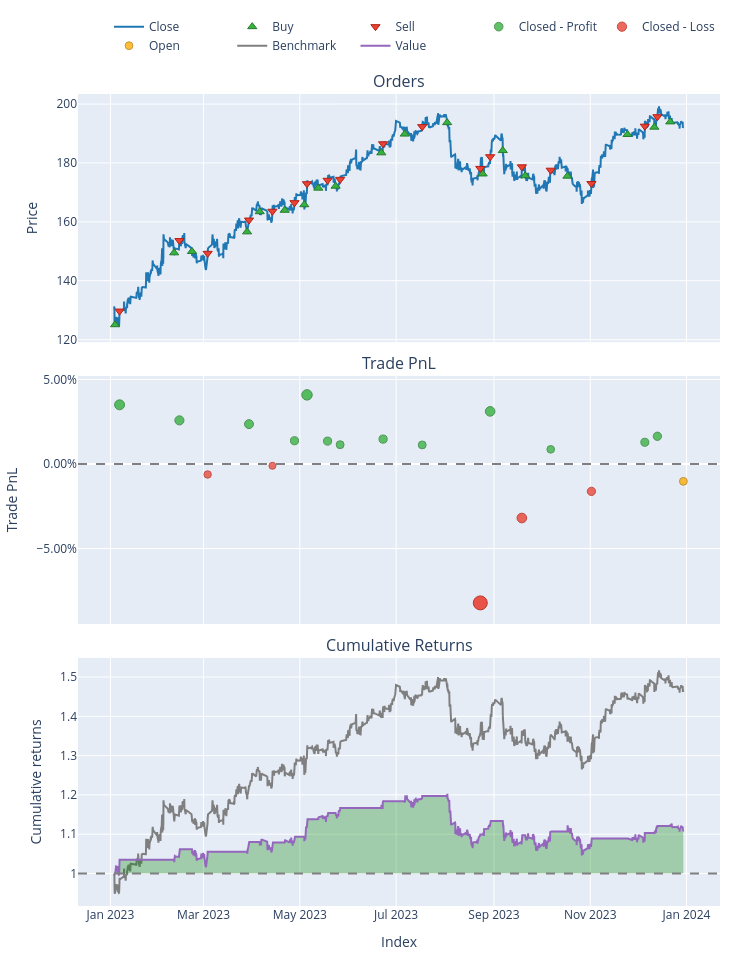

This figure's notebook cell:
### Code cell
# Single Case RSI
rsi_values = talib.RSI(df['Close'].values, timeperiod=14) 

# Define the signals based on continuous logic:
signals= np.where(rsi_values < 30, 1, 0) 
signals= np.where(rsi_values > 70, -1, signals)

entries = signals == 1
exits = signals == -1

pf = vbt.Portfolio.from_signals(
    close = df['Close'],
    entries=entries,
    exits=exits,
    init_cash=10000,
    fees=0.001,
    slippage=0.001
)
print(pf.total_return())
pf.plot().show()

### Figure 1 — Plotly figure (JSON) as saved in the notebook; plotly's stock layout.template omitted (floating-point values rounded to 4 significant figures; data arrays with more than 128 entries replaced by an {"elided": "..."} marker saying what was removed)
{"data": [{"legendgroup": "0", "line": {"color": "#1f77b4"}, "name": "Close", "showlegend": true, "type": "scatter", "uid": "7debd772-f009-470d-8a6c-efadd38d8a30", "x": {"elided": "3954 str values"}, "xaxis": "x", "y": {"elided": "3954 float values"}, "yaxis": "y"}, {"customdata": [[0, 79.87, 9.99], [2, 69.17, 10.34], [4, 70.73, 10.61], [6, 67.31, 10.54], [8, 66.01, 10.79], [10, 65.74, 10.78], [12, 65.89, 10.93], [14, 66.33, 11.37], [16, 66.97, 11.53], [18, 63.55, 11.66], [20, 62.33, 11.83], [22, 61.77, 11.96], [24, 62.3, 10.98], [26, 61.47, 11.32], [28, 62.4, 10.96], [30, 62.99, 11.06], [32, 57.35, 10.88], [34, 57.34, 11.02], [36, 57.74, 11.2]], "hovertemplate": "Order Id: %{customdata[0]}<br>Timestamp: %{x}<br>Price: %{y}<br>Size: %{customdata[1]:.6f}<br>Fees: %{customdata[2]:.6f}", "legendgroup": "1", "marker": {"color": "#37B13F", "line": {"color": "rgb(38,123,44)", "width": 1}, "size": 8, "symbol": "triangle-up"}, "mode": "markers", "name": "Buy", "type": "scatter", "uid": "b332939f-eabb-46b0-a2d4-7d07070a19fd", "x": ["2023-01-03T23:00:00+00:00", "2023-02-10T09:00:00+00:00", "2023-02-21T16:00:00+00:00", "2023-03-28T14:00:00+00:00", "2023-04-05T14:00:00+00:00", "2023-04-21T10:00:00+00:00", "2023-05-03T20:00:00+00:00", "2023-05-12T17:00:00+00:00", "2023-05-23T16:00:00+00:00", "2023-06-21T15:00:00+00:00", "2023-07-06T12:00:00+00:00", "2023-08-02T08:00:00+00:00", "2023-08-24T20:00:00+00:00", "2023-09-06T14:00:00+00:00", "2023-09-20T19:00:00+00:00", "2023-10-17T13:00:00+00:00", "2023-11-24T15:00:00+00:00", "2023-12-11T15:00:00+00:00", "2023-12-21T17:00:00+00:00"], "xaxis": "x", "y": [125.1, 149.5, 149.9, 156.6, 163.5, 163.9, 165.8, 171.5, 172.1, 183.4, 189.8, 193.7, 176.3, 184.2, 175.7, 175.5, 189.7, 192.2, 193.9], "yaxis": "y"}, {"customdata": [[1, 79.87, 10.36], [3, 69.17, 10.63], [5, 70.73, 10.56], [7, 67.31, 10.81], [9, 66.01, 10.8], [11, 65.74, 10.95], [13, 65.89, 11.39], [15, 66.33, 11.55], [17, 66.97, 11.68], [19, 63.55, 11.85], [21, 62.33, 11.99], [23, 61.77, 11.0], [25, 62.3, 11.35], [27, 61.47, 10.98], [29, 62.4, 11.08], [31, 62.99, 10.9], [33, 57.35, 11.04], [35, 57.34, 11.22]], "hovertemplate": "Order Id: %{customdata[0]}<br>Timestamp: %{x}<br>Price: %{y}<br>Size: %{customdata[1]:.6f}<br>Fees: %{customdata[2]:.6f}", "legendgroup": "2", "marker": {"color": "#EA4335", "line": {"color": "rgb(181,31,18)", "width": 1}, "size": 8, "symbol": "triangle-down"}, "mode": "markers", "name": "Sell", "type": "scatter", "uid": "f1b01800-b92e-4097-bfba-a5ba25907682", "x": ["2023-01-06T19:00:00+00:00", "2023-02-13T17:00:00+00:00", "2023-03-03T14:00:00+00:00", "2023-03-29T19:00:00+00:00", "2023-04-13T15:00:00+00:00", "2023-04-27T15:00:00+00:00", "2023-05-05T13:00:00+00:00", "2023-05-18T14:00:00+00:00", "2023-05-26T13:00:00+00:00", "2023-06-22T18:00:00+00:00", "2023-07-17T13:00:00+00:00", "2023-08-23T08:00:00+00:00", "2023-08-29T14:00:00+00:00", "2023-09-18T16:00:00+00:00", "2023-10-06T23:00:00+00:00", "2023-11-01T18:00:00+00:00", "2023-12-05T14:00:00+00:00", "2023-12-13T13:00:00+00:00"], "xaxis": "x", "y": [129.7, 153.7, 149.3, 160.6, 163.6, 166.5, 172.9, 174.1, 174.4, 186.5, 192.3, 178.1, 182.1, 178.7, 177.5, 173.0, 192.5, 195.7], "yaxis": "y"}, {"customdata": [[0, 0, 349.8, 0.03501], [1, 1, 266.9, 0.02581], [3, 3, 248.7, 0.0236], [5, 5, 148.4, 0.01377], [6, 6, 446.9, 0.0409], [7, 7, 154.1, 0.01355], [8, 8, 131.7, 0.01143], [9, 9, 171.7, 0.01472], [10, 10, 133.7, 0.01131], [12, 12, 341.9, 0.03114], [14, 14, 95.07, 0.008673], [16, 16, 140.0, 0.01287], [17, 17, 180.9, 0.01642]], "hovertemplate": "Exit Trade Id: %{customdata[0]}<br>Position Id: %{customdata[1]}<br>Exit Timestamp: %{x}<br>PnL: %{customdata[2]:.6f}<br>Return: %{customdata[3]:.2%}", "legendgroup": "3", "marker": {"color": "#37B13F", "line": {"color": "rgb(38,123,44)", "width": 1}, "opacity": [0.8128, 0.7958, 0.7917, 0.7735, 0.8237, 0.7731, 0.7692, 0.7753, 0.769, 0.8056, 0.7641, 0.7718, 0.7784], "size": [9.93, 9.136, 8.945, 8.097, 10.44, 8.078, 7.895, 8.18, 7.884, 9.596, 7.657, 8.019, 8.325], "symbol": "circle"}, "mode": "markers", "name": "Closed - Profit", "type": "scatter", "uid": "282ac11d-80fd-443d-9e66-98d78e615ad7", "x": ["2023-01-06T19:00:00+00:00", "2023-02-13T17:00:00+00:00", "2023-03-29T19:00:00+00:00", "2023-04-27T15:00:00+00:00", "2023-05-05T13:00:00+00:00", "2023-05-18T14:00:00+00:00", "2023-05-26T13:00:00+00:00", "2023-06-22T18:00:00+00:00", "2023-07-17T13:00:00+00:00", "2023-08-29T14:00:00+00:00", "2023-10-06T23:00:00+00:00", "2023-12-05T14:00:00+00:00", "2023-12-13T13:00:00+00:00"], "xaxis": "x2", "y": [0.03501, 0.02581, 0.0236, 0.01377, 0.0409, 0.01355, 0.01143, 0.01472, 0.01131, 0.03114, 0.008673, 0.01287, 0.01642], "yaxis": "y2"}, {"customdata": [[2, 2, -65.68, -0.006193], [4, 4, -11.42, -0.001059], [11, 11, -982.9, -0.08216], [13, 13, -361.7, -0.03195], [15, 15, -178.9, -0.01618]], "hovertemplate": "Exit Trade Id: %{customdata[0]}<br>Position Id: %{customdata[1]}<br>Exit Timestamp: %{x}<br>PnL: %{customdata[2]:.6f}<br>Return: %{customdata[3]:.2%}", "legendgroup": "4", "marker": {"color": "#EA4335", "line": {"color": "rgb(181,31,18)", "width": 1}, "opacity": [0.7595, 0.75, 0.9, 0.8071, 0.778], "size": [7.443, 7, 14, 9.666, 8.305], "symbol": "circle"}, "mode": "markers", "name": "Closed - Loss", "type": "scatter", "uid": "b5710536-d569-4f1a-80ff-8193560a4ebd", "x": ["2023-03-03T14:00:00+00:00", "2023-04-13T15:00:00+00:00", "2023-08-23T08:00:00+00:00", "2023-09-18T16:00:00+00:00", "2023-11-01T18:00:00+00:00"], "xaxis": "x2", "y": [-0.006193, -0.001059, -0.08216, -0.03195, -0.01618], "yaxis": "y2"}, {"customdata": [[18, 18, -114.8, -0.01025]], "hovertemplate": "Exit Trade Id: %{customdata[0]}<br>Position Id: %{customdata[1]}<br>Exit Timestamp: %{x}<br>PnL: %{customdata[2]:.6f}<br>Return: %{customdata[3]:.2%}", "legendgroup": "5", "marker": {"color": "#FFAA00", "line": {"color": "rgb(178,118,0)", "width": 1}, "opacity": [0.767], "size": [7.793], "symbol": "circle"}, "mode": "markers", "name": "Open", "type": "scatter", "uid": "8136b896-0ee2-414a-a5c8-a9d6d90def5e", "x": ["2023-12-30T00:00:00+00:00"], "xaxis": "x2", "y": [-0.01025], "yaxis": "y2"}, {"legendgroup": "6", "line": {"color": "#7f7f7f"}, "name": "Benchmark", "showlegend": true, "type": "scatter", "uid": "3353d3b9-86be-4ff2-a79a-cf18eab95380", "x": {"elided": "3954 str values"}, "xaxis": "x3", "y": {"elided": "3954 float values"}, "yaxis": "y3"}, {"hoverinfo": "skip", "legendgroup": "7", "line": {"color": "rgba(0, 0, 0, 0)", "width": 0}, "opacity": 0, "showlegend": false, "type": "scatter", "uid": "cea6d0ca-fd0b-475b-9cdb-f3f16942fda2", "x": {"elided": "3954 str values"}, "xaxis": "x3", "y": {"elided": "3954 int values"}, "yaxis": "y3"}, {"connectgaps": false, "fill": "tonexty", "fillcolor": "rgba(0, 128, 0, 0.3)", "hoverinfo": "skip", "legendgroup": "7", "line": {"color": "rgba(0, 0, 0, 0)", "width": 0}, "opacity": 0, "showlegend": false, "type": "scatter", "uid": "327db9e7-d086-4f47-8af7-25aeeafbbdcd", "x": {"elided": "3954 str values"}, "xaxis": "x3", "y": {"elided": "3954 float values"}, "yaxis": "y3"}, {"hoverinfo": "skip", "legendgroup": "7", "line": {"color": "rgba(0, 0, 0, 0)", "width": 0}, "opacity": 0, "showlegend": false, "type": "scatter", "uid": "9191d7f4-fa6b-47cb-8042-03c2fde4d884", "x": {"elided": "3954 str values"}, "xaxis": "x3", "y": {"elided": "3954 int values"}, "yaxis": "y3"}, {"connectgaps": false, "fill": "tonexty", "fillcolor": "rgba(255, 0, 0, 0.3)", "hoverinfo": "skip", "legendgroup": "7", "line": {"color": "rgba(0, 0, 0, 0)", "width": 0}, "opacity": 0, "showlegend": false, "type": "scatter", "uid": "31353a10-ba38-4d90-9448-c6c9b7db9739", "x": {"elided": "3954 str values"}, "xaxis": "x3", "y": {"elided": "3954 float values"}, "yaxis": "y3"}, {"legendgroup": "8", "line": {"color": "#9467bd"}, "name": "Value", "showlegend": true, "type": "scatter", "uid": "2d60c3a6-3b6d-43a3-a138-d6bf25d6be3d", "x": {"elided": "3954 str values"}, "xaxis": "x3", "y": {"elided": "3954 float values"}, "yaxis": "y3"}, {"hoverinfo": "skip", "legendgroup": "7", "line": {"color": "rgba(0, 0, 0, 0)", "width": 0}, "opacity": 0, "showlegend": false, "type": "scatter", "uid": "741224c8-9719-4c78-9ad8-7eb418f7fe6a", "x": {"elided": "3954 str values"}, "xaxis": "x3", "y": {"elided": "3954 int values"}, "yaxis": "y3"}], "layout": {"annotations": [{"font": {"size": 16}, "showarrow": false, "text": "Orders", "x": 0.5, "xanchor": "center", "xref": "paper", "y": 1, "yanchor": "bottom", "yref": "paper"}, {"font": {"size": 16}, "showarrow": false, "text": "Trade PnL", "x": 0.5, "xanchor": "center", "xref": "paper", "y": 0.6528, "yanchor": "bottom", "yref": "paper"}, {"font": {"size": 16}, "showarrow": false, "text": "Cumulative Returns", "x": 0.5, "xanchor": "center", "xref": "paper", "y": 0.3056, "yanchor": "bottom", "yref": "paper"}], "height": 960, "legend": {"orientation": "h", "traceorder": "normal", "x": 1, "xanchor": "right", "y": 1.042, "yanchor": "bottom"}, "margin": {"b": 30, "l": 30, "r": 30, "t": 30}, "shapes": [{"line": {"color": "gray", "dash": "dash"}, "type": "line", "x0": 0, "x1": 1, "xref": "paper", "y0": 0, "y1": 0, "yref": "y2"}, {"line": {"color": "gray", "dash": "dash"}, "type": "line", "x0": 0, "x1": 1, "xref": "paper", "y0": 1, "y1": 1, "yref": "y3"}], "showlegend": true, "width": 750, "xaxis": {"anchor": "y", "domain": [0, 1], "matches": "x3", "showticklabels": false}, "xaxis2": {"anchor": "y2", "domain": [0, 1], "matches": "x3", "showticklabels": false}, "xaxis3": {"anchor": "y3", "domain": [0, 1], "title": {"text": "Index"}}, "yaxis": {"anchor": "x", "domain": [0.6944, 1], "title": {"text": "Price"}}, "yaxis2": {"anchor": "x2", "domain": [0.3472, 0.6528], "tickformat": ".2%", "title": {"text": "Trade PnL"}}, "yaxis3": {"anchor": "x3", "domain": [0, 0.3056], "title": {"text": "Cumulative returns"}}}}
